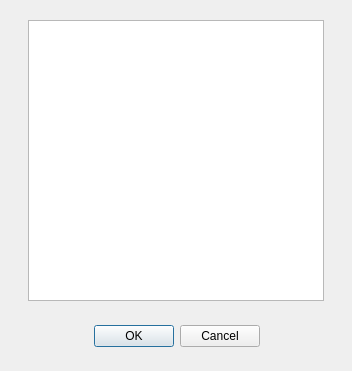
<?xml version="1.0" encoding="UTF-8"?>
<ui version="4.0">
 <class>ListDialog</class>
 <widget class="QDialog" name="ListDialog">
  <property name="geometry">
   <rect>
    <x>0</x>
    <y>0</y>
    <width>352</width>
    <height>371</height>
   </rect>
  </property>
  <property name="windowTitle">
   <string>Select entry</string>
  </property>
  <widget class="QDialogButtonBox" name="buttonBox">
   <property name="geometry">
    <rect>
     <x>1</x>
     <y>320</y>
     <width>351</width>
     <height>32</height>
    </rect>
   </property>
   <property name="orientation">
    <enum>Qt::Horizontal</enum>
   </property>
   <property name="standardButtons">
    <set>QDialogButtonBox::Cancel|QDialogButtonBox::Ok</set>
   </property>
   <property name="centerButtons">
    <bool>true</bool>
   </property>
  </widget>
  <widget class="QListWidget" name="listWidget">
   <property name="geometry">
    <rect>
     <x>28</x>
     <y>20</y>
     <width>296</width>
     <height>281</height>
    </rect>
   </property>
   <property name="sortingEnabled">
    <bool>true</bool>
   </property>
  </widget>
 </widget>
 <resources/>
 <connections>
  <connection>
   <sender>buttonBox</sender>
   <signal>accepted()</signal>
   <receiver>ListDialog</receiver>
   <slot>accept()</slot>
   <hints>
    <hint type="sourcelabel">
     <x>248</x>
     <y>254</y>
    </hint>
    <hint type="destinationlabel">
     <x>157</x>
     <y>274</y>
    </hint>
   </hints>
  </connection>
  <connection>
   <sender>buttonBox</sender>
   <signal>rejected()</signal>
   <receiver>ListDialog</receiver>
   <slot>reject()</slot>
   <hints>
    <hint type="sourcelabel">
     <x>316</x>
     <y>260</y>
    </hint>
    <hint type="destinationlabel">
     <x>286</x>
     <y>274</y>
    </hint>
   </hints>
  </connection>
 </connections>
</ui>
